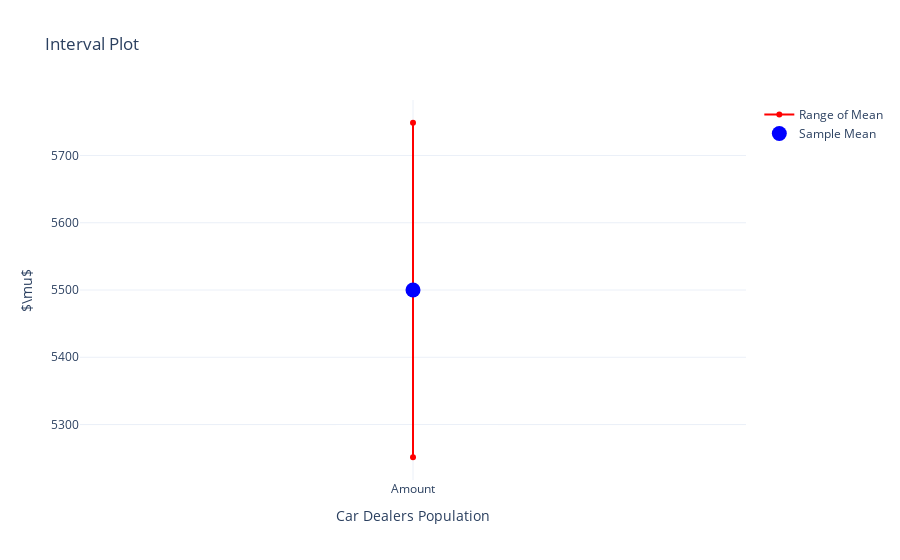

Write notebook code for a chart like this one.
### Code cell
category = 'Amount'

scatter_x = [category]
scatter_y = [5500]

line_x = [category, category]
line_y = [mu[0], mu[1]]

scatter_trace = go.Scatter(
    x=scatter_x,
    y=scatter_y,
    mode='markers',
    marker=dict(size=15, color='blue'),
    name='Sample Mean'
)

line_trace = go.Scatter(
    x=line_x,
    y=line_y,
    mode='lines+markers',
    line=dict(color='red', width=2),
    name='Range of Mean'
)

layout = go.Layout(
    title='Interval Plot',
    xaxis=dict(title='Car Dealers Population'),
    yaxis=dict(title='$\mu$'),
    template = 'plotly_white'
)

fig = go.Figure(data=[ line_trace, scatter_trace], layout=layout)

fig.show()

### Figure 1 — Plotly figure (JSON) as saved in the notebook; plotly's stock layout.template omitted (floating-point values rounded to 4 significant figures)
{"data": [{"line": {"color": "red", "width": 2}, "mode": "lines+markers", "name": "Range of Mean", "type": "scatter", "x": ["Amount", "Amount"], "y": [5251.0, 5749.0]}, {"marker": {"color": "blue", "size": 15}, "mode": "markers", "name": "Sample Mean", "type": "scatter", "x": ["Amount"], "y": [5500]}], "layout": {"title": {"text": "Interval Plot"}, "xaxis": {"title": {"text": "Car Dealers Population"}}, "yaxis": {"title": {"text": "$\\mu$"}}}}
